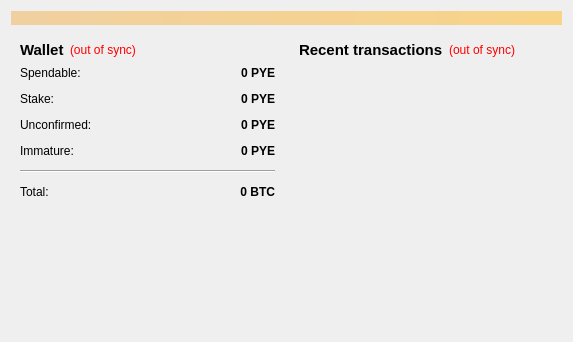
<?xml version="1.0" encoding="UTF-8"?>
<ui version="4.0">
 <class>OverviewPage</class>
 <widget class="QWidget" name="OverviewPage">
  <property name="geometry">
   <rect>
    <x>0</x>
    <y>0</y>
    <width>573</width>
    <height>342</height>
   </rect>
  </property>
  <property name="windowTitle">
   <string>Form</string>
  </property>
  <layout class="QVBoxLayout" name="topLayout">
   <item>
    <widget class="QLabel" name="labelAlerts">
     <property name="visible">
      <bool>false</bool>
     </property>
     <property name="styleSheet">
      <string notr="true">background-color: qlineargradient(x1: 0, y1: 0, x2: 1, y2: 0, stop:0 #F0D0A0, stop:1 #F8D488);  color:#000000
</string>
     </property>
     <property name="wordWrap">
      <bool>true</bool>
     </property>
     <property name="margin">
      <number>3</number>
     </property>
    </widget>
   </item>
   <item>
    <layout class="QHBoxLayout" name="horizontalLayout" stretch="1,1">
     <item>
      <layout class="QVBoxLayout" name="verticalLayout_2">
       <item>
        <widget class="QWidget" name="widget" native="true">
         <layout class="QVBoxLayout" name="verticalLayout_4">
          <item>
           <layout class="QHBoxLayout" name="horizontalLayout_4">
            <item>
             <widget class="QLabel" name="label_5">
              <property name="font">
               <font>
                <pointsize>11</pointsize>
                <weight>75</weight>
                <bold>true</bold>
               </font>
              </property>
              <property name="text">
               <string>Wallet</string>
              </property>
             </widget>
            </item>
            <item>
             <widget class="QLabel" name="labelWalletStatus">
              <property name="toolTip">
               <string>The displayed information may be out of date. Your wallet automatically synchronizes with the Pyrite network after a connection is established, but this process has not completed yet.</string>
              </property>
              <property name="styleSheet">
               <string notr="true">QLabel { color: red; }</string>
              </property>
              <property name="text">
               <string notr="true">(out of sync)</string>
              </property>
              <property name="alignment">
               <set>Qt::AlignLeading|Qt::AlignLeft|Qt::AlignVCenter</set>
              </property>
             </widget>
            </item>
            <item>
             <spacer name="horizontalSpacer_2">
              <property name="orientation">
               <enum>Qt::Horizontal</enum>
              </property>
              <property name="sizeHint" stdset="0">
               <size>
                <width>40</width>
                <height>20</height>
               </size>
              </property>
             </spacer>
            </item>
           </layout>
          </item>
          <item>
           <layout class="QFormLayout" name="formLayout_2">
            <property name="fieldGrowthPolicy">
             <enum>QFormLayout::AllNonFixedFieldsGrow</enum>
            </property>
            <property name="horizontalSpacing">
             <number>12</number>
            </property>
            <property name="verticalSpacing">
             <number>12</number>
            </property>
            <item row="0" column="0">
             <widget class="QLabel" name="label">
              <property name="text">
               <string>Spendable:</string>
              </property>
             </widget>
            </item>
            <item row="0" column="1">
             <widget class="QLabel" name="labelBalance">
              <property name="font">
               <font>
                <weight>75</weight>
                <bold>true</bold>
               </font>
              </property>
              <property name="cursor">
               <cursorShape>IBeamCursor</cursorShape>
              </property>
              <property name="toolTip">
               <string>Your current spendable balance</string>
              </property>
              <property name="text">
               <string notr="true">0 PYE</string>
              </property>
              <property name="alignment">
               <set>Qt::AlignRight|Qt::AlignTrailing|Qt::AlignVCenter</set>
              </property>
              <property name="textInteractionFlags">
               <set>Qt::LinksAccessibleByMouse|Qt::TextSelectableByKeyboard|Qt::TextSelectableByMouse</set>
              </property>
             </widget>
            </item>
            <item row="1" column="0">
             <widget class="QLabel" name="label_6">
              <property name="text">
               <string>Stake:</string>
              </property>
             </widget>
            </item>
            <item row="1" column="1">
             <widget class="QLabel" name="labelStake">
              <property name="font">
               <font>
                <weight>75</weight>
                <bold>true</bold>
               </font>
              </property>
              <property name="cursor">
               <cursorShape>IBeamCursor</cursorShape>
              </property>
              <property name="toolTip">
               <string>Total of coins that was staked, and do not yet count toward the current balance</string>
              </property>
              <property name="text">
               <string notr="true">0 PYE</string>
              </property>
              <property name="alignment">
               <set>Qt::AlignRight|Qt::AlignTrailing|Qt::AlignVCenter</set>
              </property>
              <property name="textInteractionFlags">
               <set>Qt::LinksAccessibleByMouse|Qt::TextSelectableByKeyboard|Qt::TextSelectableByMouse</set>
              </property>
             </widget>
            </item>
            <item row="2" column="0">
             <widget class="QLabel" name="label_3">
              <property name="text">
               <string>Unconfirmed:</string>
              </property>
             </widget>
            </item>
            <item row="2" column="1">
             <widget class="QLabel" name="labelUnconfirmed">
              <property name="font">
               <font>
                <weight>75</weight>
                <bold>true</bold>
               </font>
              </property>
              <property name="cursor">
               <cursorShape>IBeamCursor</cursorShape>
              </property>
              <property name="toolTip">
               <string>Total of transactions that have yet to be confirmed, and do not yet count toward the current balance</string>
              </property>
              <property name="text">
               <string notr="true">0 PYE</string>
              </property>
              <property name="alignment">
               <set>Qt::AlignRight|Qt::AlignTrailing|Qt::AlignVCenter</set>
              </property>
              <property name="textInteractionFlags">
               <set>Qt::LinksAccessibleByMouse|Qt::TextSelectableByKeyboard|Qt::TextSelectableByMouse</set>
              </property>
             </widget>
            </item>
            <item row="3" column="0">
             <widget class="QLabel" name="labelImmatureText">
              <property name="text">
               <string>Immature:</string>
              </property>
             </widget>
            </item>
            <item row="3" column="1">
             <widget class="QLabel" name="labelImmature">
              <property name="font">
               <font>
                <weight>75</weight>
                <bold>true</bold>
               </font>
              </property>
              <property name="toolTip">
               <string>Mined balance that has not yet matured</string>
              </property>
              <property name="text">
               <string notr="true">0 PYE</string>
              </property>
              <property name="alignment">
               <set>Qt::AlignRight|Qt::AlignTrailing|Qt::AlignVCenter</set>
              </property>
              <property name="textInteractionFlags">
               <set>Qt::LinksAccessibleByMouse|Qt::TextSelectableByKeyboard|Qt::TextSelectableByMouse</set>
              </property>
             </widget>
            </item>
            <item row="4" column="0" colspan="2">
             <widget class="Line" name="line">
              <property name="orientation">
               <enum>Qt::Horizontal</enum>
              </property>
             </widget>
            </item>
            <item row="5" column="0">
             <widget class="QLabel" name="labelTotalText">
              <property name="text">
               <string>Total:</string>
              </property>
             </widget>
            </item>
            <item row="5" column="1">
             <widget class="QLabel" name="labelTotal">
              <property name="font">
               <font>
                <weight>75</weight>
                <bold>true</bold>
               </font>
              </property>
              <property name="cursor">
               <cursorShape>IBeamCursor</cursorShape>
              </property>
              <property name="toolTip">
               <string>Your current total balance</string>
              </property>
              <property name="text">
               <string notr="true">0 BTC</string>
              </property>
              <property name="alignment">
               <set>Qt::AlignRight|Qt::AlignTrailing|Qt::AlignVCenter</set>
              </property>
              <property name="textInteractionFlags">
               <set>Qt::LinksAccessibleByMouse|Qt::TextSelectableByKeyboard|Qt::TextSelectableByMouse</set>
              </property>
             </widget>
            </item>
           </layout>
          </item>
         </layout>
        </widget>
       </item>
       <item>
        <spacer name="verticalSpacer">
         <property name="orientation">
          <enum>Qt::Vertical</enum>
         </property>
         <property name="sizeHint" stdset="0">
          <size>
           <width>20</width>
           <height>40</height>
          </size>
         </property>
        </spacer>
       </item>
      </layout>
     </item>
     <item>
      <layout class="QVBoxLayout" name="verticalLayout_3">
       <item>
        <widget class="QWidget" name="widget_2" native="true">
         <layout class="QVBoxLayout" name="verticalLayout">
          <item>
           <layout class="QHBoxLayout" name="horizontalLayout_2">
            <item>
             <widget class="QLabel" name="label_4">
              <property name="font">
               <font>
                <pointsize>11</pointsize>
                <weight>75</weight>
                <bold>true</bold>
               </font>
              </property>
              <property name="text">
               <string>&lt;b&gt;Recent transactions&lt;/b&gt;</string>
              </property>
             </widget>
            </item>
            <item>
             <widget class="QLabel" name="labelTransactionsStatus">
              <property name="toolTip">
               <string>The displayed information may be out of date. Your wallet automatically synchronizes with the Pyrite network after a connection is established, but this process has not completed yet.</string>
              </property>
              <property name="styleSheet">
               <string notr="true">QLabel { color: red; }</string>
              </property>
              <property name="text">
               <string notr="true">(out of sync)</string>
              </property>
              <property name="alignment">
               <set>Qt::AlignRight|Qt::AlignTrailing|Qt::AlignVCenter</set>
              </property>
             </widget>
            </item>
            <item>
             <spacer name="horizontalSpacer">
              <property name="orientation">
               <enum>Qt::Horizontal</enum>
              </property>
              <property name="sizeHint" stdset="0">
               <size>
                <width>40</width>
                <height>20</height>
               </size>
              </property>
             </spacer>
            </item>
           </layout>
          </item>
          <item>
           <widget class="QListView" name="listTransactions">
            <property name="styleSheet">
             <string notr="true">QListView { background: transparent; }</string>
            </property>
            <property name="frameShape">
             <enum>QFrame::NoFrame</enum>
            </property>
            <property name="verticalScrollBarPolicy">
             <enum>Qt::ScrollBarAlwaysOff</enum>
            </property>
            <property name="horizontalScrollBarPolicy">
             <enum>Qt::ScrollBarAlwaysOff</enum>
            </property>
            <property name="selectionMode">
             <enum>QAbstractItemView::NoSelection</enum>
            </property>
           </widget>
          </item>
         </layout>
        </widget>
       </item>
      </layout>
     </item>
    </layout>
   </item>
  </layout>
 </widget>
 <resources/>
 <connections/>
</ui>
